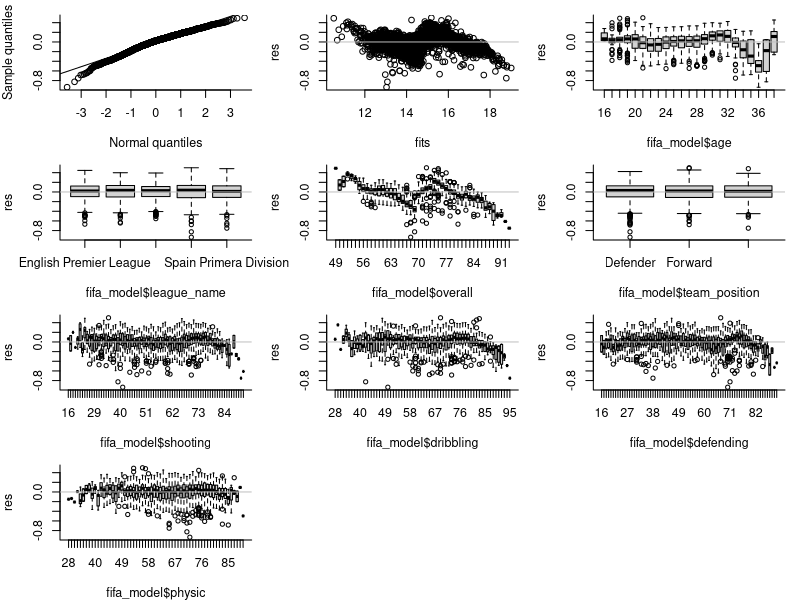

Recreate this plot in R.
## ---- chunk 1
knitr::opts_chunk$set(echo = F)
library(tidyverse)
fifa_model = read_csv2("fifa_model.csv")
## ---- chunk 2
fit.BIC.quart<-lm(formula = log_value_eur ~ poly(age,2) + league_name +  overall + team_position + 
    shooting + dribbling + defending + physic, data = fifa_model)

res <- residuals(fit.BIC.quart)
fits <- fitted(fit.BIC.quart)

#par(mfrow=c(5,2))
par(mfrow=c(4,3), cex=0.75, mar=c(4,4,1,1), bty="L")

qqnorm(fit.BIC.quart$residuals,
       xlab="Normal quantiles", ylab="Sample quantiles", main="")
qqline(fit.BIC.quart$residuals)
#hist(fit.BIC.bw$residuals, xlab="Residuals", main="")
#plot(y=model_diag %>% pull(.resid) , x=model_diag %>% #pull(.fitted),xlab="Residual", ylab="Fitted")
#abline(h=0,col="red")

#par(mfrow=c(3,3), cex=0.75, mar=c(4,4,1,1), bty="L")

plot(fits, res)
abline(h=0, col="gray")

boxplot(res ~ fifa_model$age)
abline(h=0, col="gray")

boxplot(res ~ fifa_model$league_name)
abline(h=0, col="gray")

boxplot(res ~ fifa_model$overall)
abline(h=0, col="gray")

boxplot(res ~ fifa_model$team_position)
abline(h=0, col="gray")

boxplot(res ~ fifa_model$shooting)
abline(h=0, col="gray")

boxplot(res ~ fifa_model$dribbling)
abline(h=0, col="gray")

boxplot(res ~ fifa_model$defending)
abline(h=0, col="gray")

boxplot(res ~ fifa_model$physic)
abline(h=0, col="gray")

